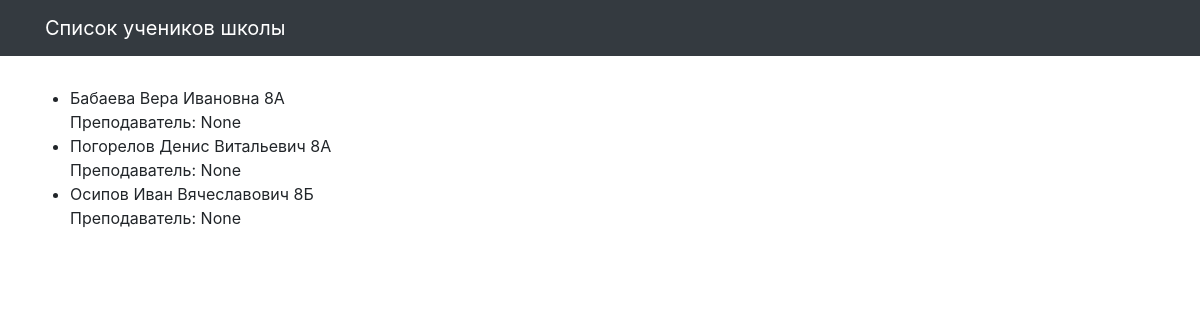
The page / on the database its author committed.
### school/models.py (models this page shows, shortened)
class Student(models.Model):
    name = models.CharField(max_length=30, verbose_name='Имя')
    teacher = models.ManyToManyField(Teacher, related_name='students')
    group = models.CharField(max_length=10, verbose_name='Класс')
    class Meta:
        verbose_name = 'Ученик'
        verbose_name_plural = 'Ученики'

### school/views.py (the view)
# urls.py: path('', students_list, name='students'),
def students_list(request):
    template = 'school/students_list.html'
    objects_list = Student.objects.all().order_by('group')
    context = {'object_list': objects_list, }
    return render(request, template, context)

### templates/school/students_list.html (shortened to what this page needs)
{% extends "school/base.html" %}
{% load static %}
{% block content %}
<div class="row">
  <ul>
  {% for student in object_list %}
    <li>{{ student.name }} {{ student.group }} <br> Преподаватель: {{ student.teacher.name }} {{ student.teacher.subject }}</li>
  {% endfor %}
  </ul>
</div>
{% endblock %}

### static/css/3-col-portfolio.css (style rules this page uses)
body { padding-top: 84px; padding-bottom: 84px; }
@media (min-width: 992px) { body { padding-top: 86px; padding-bottom: 86px; } }

### rows shown on the page
Student: name "Бабаева Вера Ивановна", group "8А", teacher.name "None"
Student: name "Погорелов Денис Витальевич", group "8А", teacher.name "None"
Student: name "Осипов Иван Вячеславович", group "8Б", teacher.name "None"
